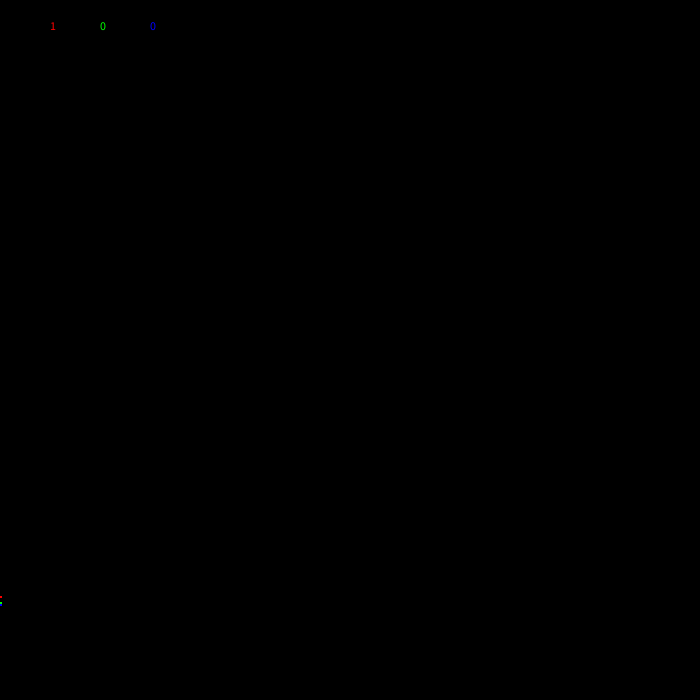
Frame 1 (no input)
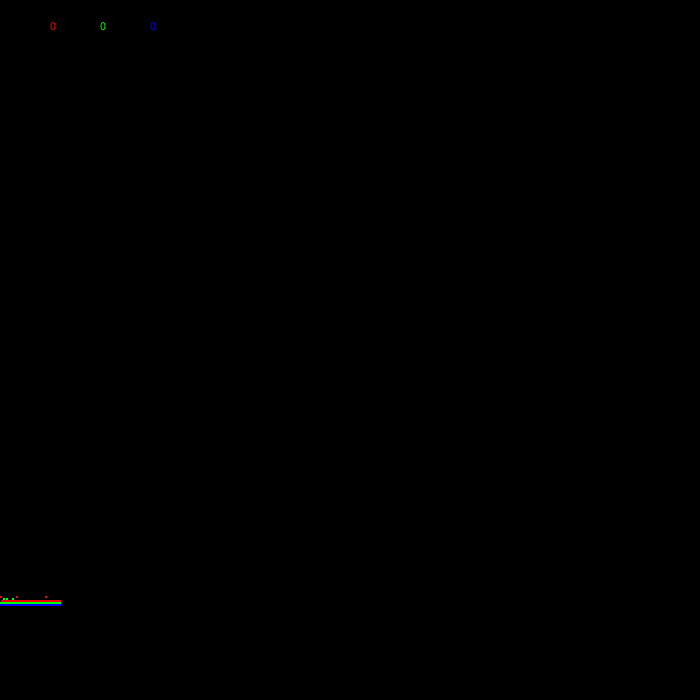
Frame 60 (the mouse pressed at the canvas centre just before this capture)
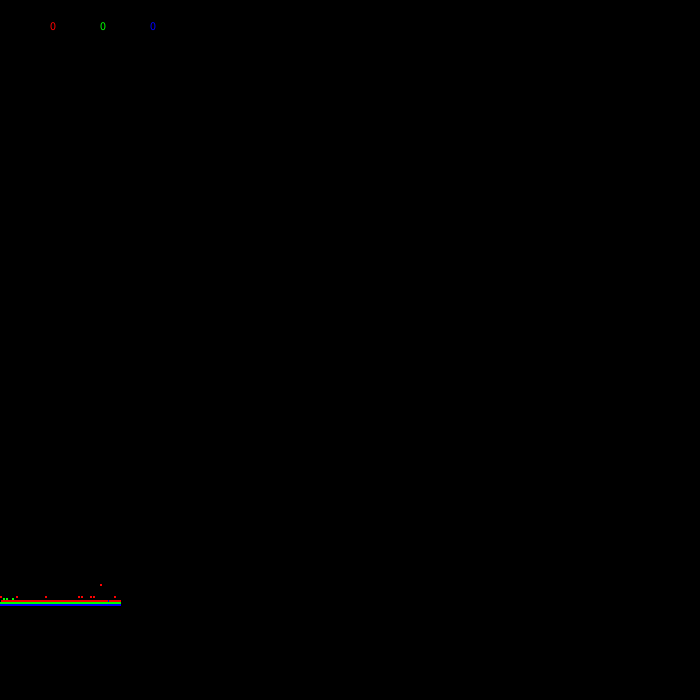
Frame 120 (the mouse held since frame 60 and released just before this capture)

The Processing sketch that drew these frames (run headless with seeded random() and noise(); from frame 60 on, the mouse is pressed at the canvas centre):

// Processing sketch: newSort
// ── newSort.pde
int r[];
int s[];
int len=200;
int m;
int g=0;
void setup()
{
  r=new int[len];
  s=new int[len];
  size(700, 700);
  for (int i=0; i<len; i++)
    r[i]=i;
  background(0);
}

void draw()
{
  int a, b, c;
  for (int i=0; i<100; i++)
  {
    a=int(random(len));
    b=int(random(len));
    c=r[b];
    r[b]=r[a];
    r[a]=c;
  }
  noStroke();
  fill(0);
  rect(0,0,300,50);
  arrayCopy(r,s);
  fill(255,0,0);
  m=millis();
  sort(s);
  m=millis()-m;
  text(m, 50, 30);
  rect(g,600-m*4,2,2);
  arrayCopy(r,s);
  fill(0,255,0);
  m=millis();
  Sort(s);
  //background(0);
  //for(int i=0;i<len;i++)
  //{
  //  text(s[i],300,20+i*15);
  //}
  m=millis()-m;
  text(m, 100, 30);
  rect(g,600-m*4+2,2,2);
  arrayCopy(r,s);
  fill(0,0,255);
  m=millis();
  Sort1(s);
  m=millis()-m;
  text(m, 150, 30);
  rect(g,600-m*4+4,2,2);
  g++;
  //noLoop();
}

// ── first.pde
void Sort(int sort[])
{
  int i=0;
  int l=sort.length-1;
  while (i<l)
  {
    if (sort[i]>sort[i+1])
    {
      int right=sort[i];
      do
      {
        int j=i;
        int left=sort[i+=1];
        while (j>0 && left<sort[j-1])
        {
          sort[j]=sort[j-=1];
        }
        sort[j]=left;
      }while (i<l && right>sort[i+1]);
      sort[i]=right;
    }
    i++;
  }
}

// ── second.pde
void Sort1(int sort[])
{
  int i=0;
  int l=sort.length-1;
  while (i<l)
  {
    if (sort[i]>sort[i+1])
    {
      int right=sort[i];
      do
      {
        i++;
        int j=1;
        int left=sort[i];
        while(i-j>0 && left<sort[i-j-1])
        {
          j++;
        }
        arrayCopy(sort,i-j,sort,i-j+1,j);
        sort[i-j]=left;
      }while (i<l && right>sort[i+1]);
      sort[i]=right;
    }
    i++;
  }
}
